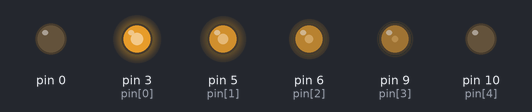
A sketch run on a simulated Arduino Uno, built with avr-gcc and run on an emulated ATmega328P. On the bench: output pins drawn as LEDs (lit = HIGH).

Above: at 0.05 s.
At 4.95 s:
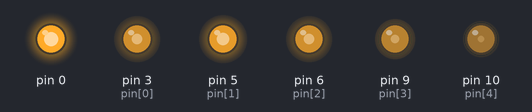
At 10.05 s:
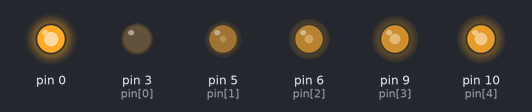
At 19.96 s:
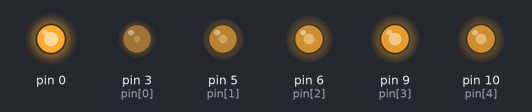
At 29.86 s:
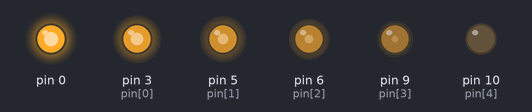
At 39.87 s:
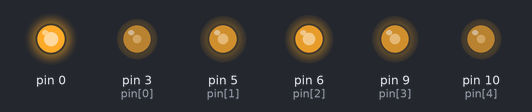
Timing chart, 0 to 40.0 s (numbered marks = the images above):
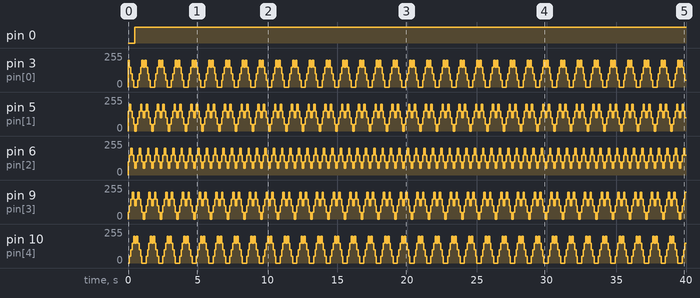

The sketch:

Thunderbolt_Light.ino
```cpp
int pin[5] = {3, 5, 6, 9, 10};
int bright[5] = {200, 150, 100, 50 ,0};
bool right = true;
int major = 0;

void setup() {
  // put your setup code here, to run once:
  for(int i =0;i<5;i++)
  {
    pinMode(pin[i], OUTPUT);
  }
}

void loop() {
  // put your major code here, to run repeatedly:
  for(int i=0; i<5;i++)
  {
    if(major-i>=0) analogWrite(pin[major-i], bright[i]);
    if(major+i<5) analogWrite(pin[major+i], bright[i]);
  }
  delay(100);
  if(right)
  {
    major++;
    if(major >=5) right = false;
  }
  else
  {
    major--;
    if(major <0) right = true;
  }
}
```

Measured:
- by itself, pin 0: LOW → HIGH at 0.50 s
- by itself, pin 6 (pin[2]): repeats every 0.60 s: 150/255 0.10 s, 200/255 0.10 s, 150/255 0.10 s, 100/255 0.10 s, 50/255 0.10 s, 100/255 0.10 s
- by itself, pin 3 (pin[0]): repeats every 1.2 s: 150/255 0.10 s, 100/255 0.10 s, 50/255 0.10 s, 0/255 0.30 s, 50/255 0.10 s, 100/255 0.10 s, 2 × (150/255 0.10 s, 200/255 0.10 s)
- by itself, pin 10 (pin[4]): repeats every 1.2 s: 100/255 0.10 s, 2 × (150/255 0.10 s, 200/255 0.10 s), 150/255 0.10 s, 100/255 0.10 s, 50/255 0.10 s, 0/255 0.30 s, 50/255 0.10 s
